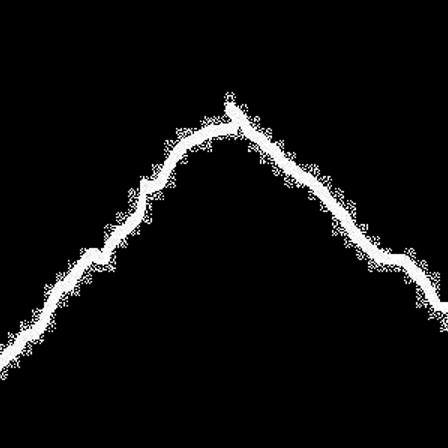
#> input picture expanded/0/Volker_DSC01612_0_0_1824_2736.jpg, 448 x 448 px
$ jupyter execute algorithm.ipynb
#> lines starting #> are read from the running program, lines starting #| are printed output that depends on the picture; after the words box and inside, x2 and y2 are one past the last pixel; in counts of white or black regions, pixels touching at a corner belong together
[cell 1]
import os
import numpy as np
from PIL import Image
import matplotlib.pyplot as plt

def process_image_from_folder(folder_path, file_name):
    """
    Load an image from a folder, resize it to 64x64, and binarize it.

    Args:
        folder_path (str): Path to the folder containing the image.
        file_name (str): Name of the image file to process.

    Returns:
        numpy.ndarray: Processed image with shape (64, 64) and binary values (0 or 1).
    """
#> called with folder_path = 'expanded/0', file_name = 'Volker_DSC01612_0_0_1824_2736.jpg'
    # Build full path to the image file
    file_path = os.path.join(folder_path, file_name)

    # Open the image
    with Image.open(file_path) as img:
        # Ensure the image is in grayscale mode
#> img is the input picture: PIL image 448x448 L; min 0, max 255, mean 13.8
        img = img.convert('L')

        # Resize the image to 64x64
        resized_image = img.resize((64, 64), Image.Resampling.LANCZOS)
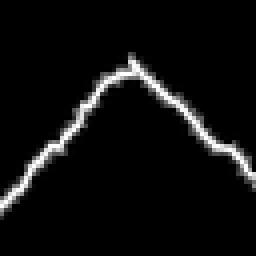
#> resized_image: PIL image 64x64 L (shown 4 times larger); min 0, max 255, mean 13.9

        # Convert image to numpy array and normalize to range [0, 1]
        resized_array = np.array(resized_image) / 255.0

        # Binarize the image: 0 if < 0.3, 1 otherwise
        binarized_image = (resized_array >= 0.3).astype(np.uint8)
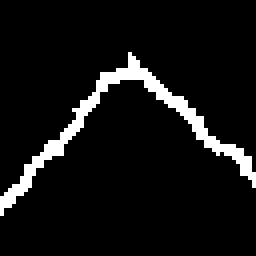
#> binarized_image: shape (64, 64) (shown 4 times larger); values 0 (black) and 1 (white), 7.1% white in thin lines or dots, all inside (x1, y1, x2, y2) = (0, 13, 64, 54)

    return binarized_image

def display_image(image, title="Image"):
    """
    Display the image using matplotlib.

    Args:
        image (numpy.ndarray): Image to display.
        title (str): Title for the displayed image.
    """
    plt.figure(figsize=(6, 6))
    plt.imshow(image, cmap='gray')
    plt.title(title)
    plt.axis('off')
    plt.show()

def save_numpy_array(image, save_path):
    """
    Save the numpy array as a .npy file.

    Args:
        image (numpy.ndarray): Image to save.
        save_path (str): Path to save the .npy file.
    """
    np.save(save_path, image)
    print(f"Image saved as NumPy array at: {save_path}")

# Example usage
if __name__ == "__main__":
    # Path to the folder containing the image
    folder_path = "expanded/0"

    # Name of the image file (example: replace with your file name)
    file_name = "Volker_DSC01612_0_0_1824_2736.jpg"

    # Process the image
    processed_image = process_image_from_folder(folder_path, file_name)

    # Display the processed image
    display_image(processed_image, title="Processed 64x64 Binarized Image")

    # Save the image as a NumPy array
    save_path = "processed_image.npy"
    save_numpy_array(processed_image, save_path)

    # Load the saved NumPy array (to verify)
    loaded_image = np.load(save_path)
    print("Loaded image shape:", loaded_image.shape)
    print("Loaded image unique values:", np.unique(loaded_image))

$ run again, with expanded/0/Volker_DSC01612_11_698_1616_1569.jpg copied over expanded/0/Volker_DSC01612_0_0_1824_2736.jpg
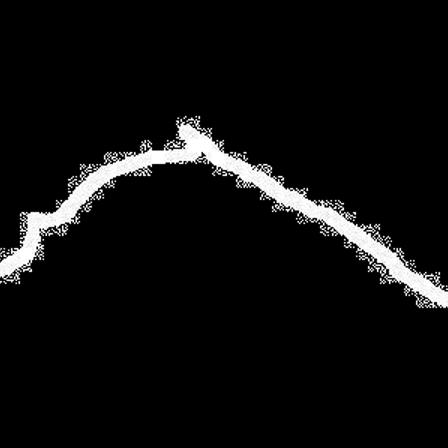
#> input picture expanded/0/Volker_DSC01612_11_698_1616_1569.jpg, 448 x 448 px
#> in process_image_from_folder, img is the input picture: PIL image 448x448 L; min 0, max 255, mean 14.2
#> in process_image_from_folder, `resized_image = img.resize((64, 64), Image.Resampling.LANCZOS)`:
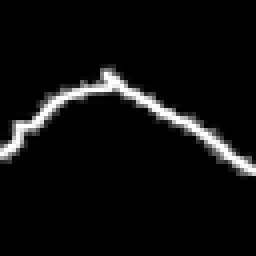
#> resized_image: PIL image 64x64 L (shown 4 times larger); min 0, max 255, mean 14.2
#> in process_image_from_folder, `binarized_image = (resized_array >= 0.3).astype(np.uint8)`:
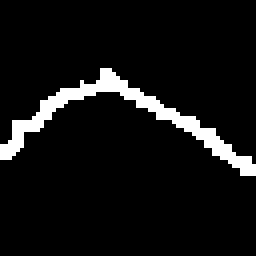
#> binarized_image: shape (64, 64) (shown 4 times larger); values 0 (black) and 1 (white), 6.9% white; 1 white region, box (x1, y1, x2, y2) and area: (0, 17, 64, 44) 283

$ run again, with expanded/0/Volker_DSC01612_211_482_1550_1714.jpg copied over expanded/0/Volker_DSC01612_0_0_1824_2736.jpg
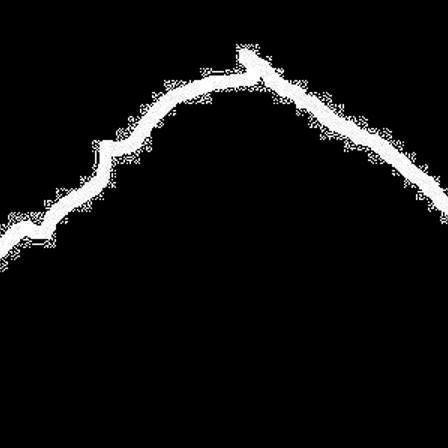
#> input picture expanded/0/Volker_DSC01612_211_482_1550_1714.jpg, 448 x 448 px
#> in process_image_from_folder, img is the input picture: PIL image 448x448 L; min 0, max 255, mean 15
#> in process_image_from_folder, `resized_image = img.resize((64, 64), Image.Resampling.LANCZOS)`:
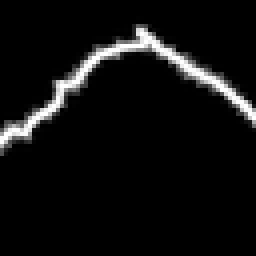
#> resized_image: PIL image 64x64 L (shown 4 times larger); min 0, max 255, mean 15.1
#> in process_image_from_folder, `binarized_image = (resized_array >= 0.3).astype(np.uint8)`:
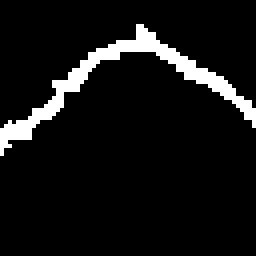
#> binarized_image: shape (64, 64) (shown 4 times larger); values 0 (black) and 1 (white), 7.4% white; 1 white region, box (x1, y1, x2, y2) and area: (0, 6, 64, 39) 302

$ run again, with expanded/0/Volker_DSC01612_36_599_1620_1666.jpg copied over expanded/0/Volker_DSC01612_0_0_1824_2736.jpg
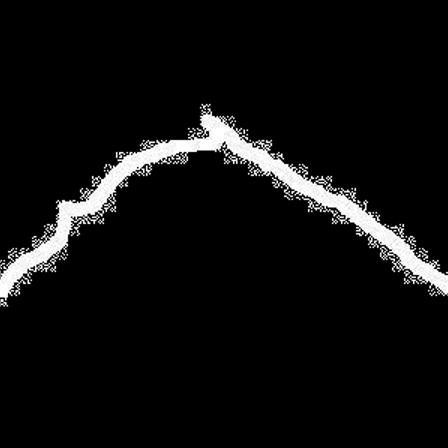
#> input picture expanded/0/Volker_DSC01612_36_599_1620_1666.jpg, 448 x 448 px
#> in process_image_from_folder, img is the input picture: PIL image 448x448 L; min 0, max 255, mean 14.7
#> in process_image_from_folder, `resized_image = img.resize((64, 64), Image.Resampling.LANCZOS)`:
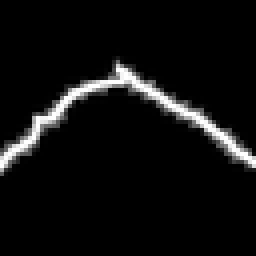
#> resized_image: PIL image 64x64 L (shown 4 times larger); min 0, max 255, mean 14.8
#> in process_image_from_folder, `binarized_image = (resized_array >= 0.3).astype(np.uint8)`:
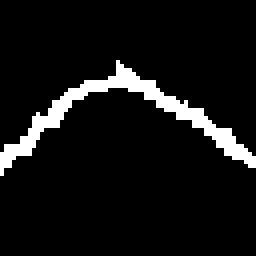
#> binarized_image: shape (64, 64) (shown 4 times larger); values 0 (black) and 1 (white), 7.3% white; 1 white region, box (x1, y1, x2, y2) and area: (0, 15, 64, 44) 300
